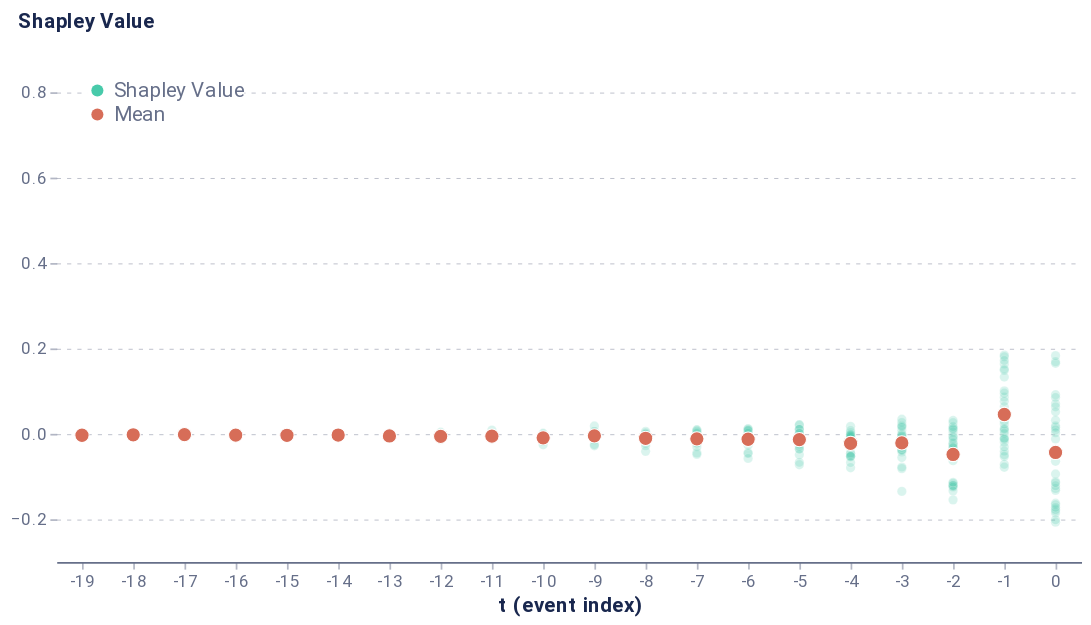

Notebook source saved alongside this figure:
### Code cell
plot_global_event(event_data, plot_parameters={'height': 300, 'width': 600})

### Figure 1 — Vega-Lite specification as saved in the notebook (floating-point values rounded to 4 significant figures; data arrays with more than 128 entries replaced by an {"elided": "..."} marker saying what was removed)
{"config": {"axis": {"domain": true, "domainColor": "#666F89", "grid": false, "gridCap": "round", "gridColor": "#B3B7C4", "gridDash": [2, 4], "gridWidth": 0.5, "labelColor": "#666F89", "labelFont": "Roboto, Arial, sans-serif", "labelPadding": 2, "tickColor": "#666F89", "tickOpacity": 0.5, "tickSize": 4, "titleColor": "#19274E", "titleFont": "Roboto, Arial, sans-serif", "titleFontSize": 12}, "axisBand": {"domain": true, "labelPadding": 4, "ticks": false}, "axisY": {"domain": false, "titleAlign": "left", "titleAngle": 0, "titleX": -20, "titleY": -10}, "legend": {"labelColor": "#666F89", "labelFont": "Roboto, Arial, sans-serif", "labelFontSize": 12, "symbolSize": 40, "titleColor": "#19274E", "titleFont": "Roboto, Arial, sans-serif", "titleFontSize": 12, "titlePadding": 4}, "arc": {"stroke": "#FFFFFF", "strokeWidth": 1}, "bar": {"fill": "#2770EB", "stroke": null}, "line": {"stroke": "#2770EB", "strokeWidth": 2}, "path": {"stroke": "#2770EB", "strokeWidth": 0.5}, "point": {"fill": "#2770EB", "shape": "circle", "filled": true}, "rect": {"fill": "#2770EB"}, "rule": {"stroke": "#666F89"}, "shape": {"stroke": "#2770EB"}, "text": {"color": "#19274E", "font": "Roboto, Arial, sans-serif", "fontSize": 12}, "range": {"category": ["#2770EB", "#77B98A", "#DA5252", "#FFC400", "#A87AEA", "#00A39E", "#19274E"], "diverging": ["#006360", "#2BB3AE", "#96D9D7", "#FFFFFF", "#EDAAAA", "#DA5252", "#811D1D"], "heatmap": ["#18448F", "#1B4EA5", "#2770EB", "#4C88EE", "#82ACF3", "#A6C4F7", "#E9F1FD"], "ramp": ["#18448F", "#1B4EA5", "#2770EB", "#4C88EE", "#82ACF3", "#A6C4F7", "#E9F1FD"]}, "background": "#FFFFFF", "group": {"fill": "#FFFFFF"}, "header": {"labelColor": "#19274E", "labelFont": "Roboto, Arial, sans-serif", "labelFontSize": 12, "titleColor": "#19274E", "titleFont": "Roboto, Arial, sans-serif", "titleFontSize": 16}, "title": {"anchor": "start", "color": "#19274E", "font": "Roboto, Arial, sans-serif", "fontSize": 20, "fontWeight": "bold", "offset": 20, "subtitleColor": "#19274E", "subtitleFontSize": 16}, "view": {"continuousHeight": 300, "continuousWidth": 400, "stroke": "transparent"}}, "vconcat": [{"mark": {"type": "point", "stroke": "white", "strokeWidth": 0.6}, "encoding": {"color": {"field": "type", "legend": {"fillColor": "white", "orient": "top-left", "symbolSize": 50, "symbolStrokeWidth": 0, "title": null}, "scale": {"domain": ["Shapley Value", "Mean"], "range": ["#48caaa", "#d76d58"]}, "type": "nominal"}, "opacity": {"condition": {"value": 1.0, "test": "(datum.type === 'Mean')"}, "value": 0.2}, "size": {"condition": {"value": 70, "test": "(datum.type === 'Mean')"}, "value": 30}, "x": {"axis": {"labelAngle": 0}, "field": "t (event index)", "type": "ordinal"}, "y": {"axis": {"grid": true, "titleX": -23}, "field": "Shapley Value", "scale": {"domain": [-0.3, 0.9]}, "title": "Shapley Value", "type": "quantitative"}}, "height": 300, "width": 600}], "data": {"name": "data-935f680daa551f7b045e80b52a67c26c"}, "$schema": "https://vega.github.io/schema/vega-lite/v4.17.0.json", "datasets": {"data-935f680daa551f7b045e80b52a67c26c": {"elided": "362 records"}}}
